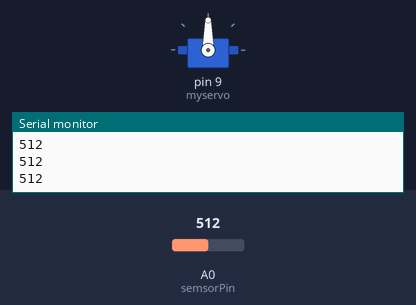
This sketch was run on a simulated Arduino Uno, built with avr-gcc and run on an emulated ATmega328P. Shown: servo, the last lines printed to the serial monitor. The test bench sets the inputs (shaded band); at power-on: A0 (semsorPin) = 512.

Above: at 1.2 s.
1.3 s: A0 (semsorPin) set to 683
2.8 s: A0 (semsorPin) set to 713
At 3.1 s:
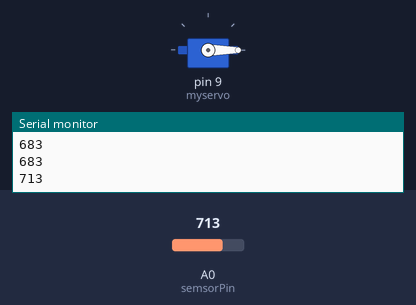
4.3 s: A0 (semsorPin) set to 290
At 5.9 s:
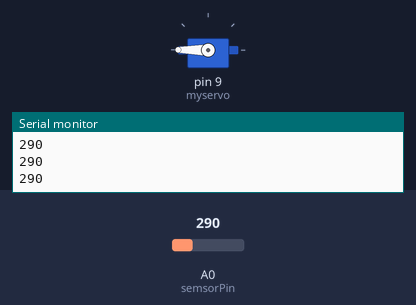
6.3 s: A0 (semsorPin) set to 311
At 7.2 s:
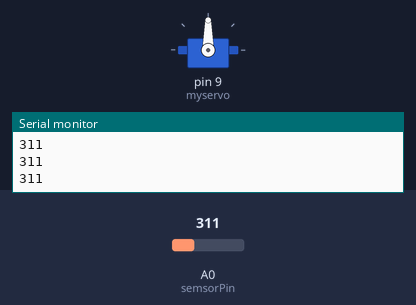
7.8 s: A0 (semsorPin) set to 122
At 8.5 s:
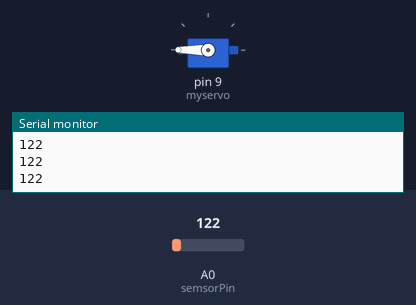
Timing chart, 0 to 10.3 s (numbered marks = the images above; inputs shaded):
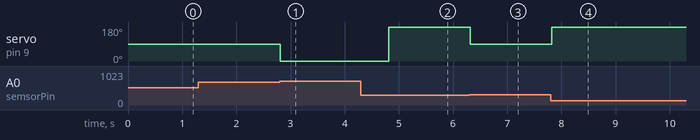

Measured:
- the behaviour switches between 700 and 701 on A0 (semsorPin) (found by bisection; images 0 and 1)
- the behaviour switches between 300 and 301 on A0 (semsorPin) (found by bisection; images 2 and 3)
- after the input at 2.8 s, servo on pin 9 (myservo): 90° → 0° at once
- after the input at 4.3 s, servo on pin 9 (myservo): 0° → 180° after 0.51 s
- after the input at 6.3 s, servo on pin 9 (myservo): 180° → 90° at once
- after the input at 7.8 s, servo on pin 9 (myservo): 90° → 180° at once

The sketch:

gs2016.ino
```cpp
#include <Servo.h>

Servo myservo;

int semsorPin = A0;
int val = 0;

void setup() {
  myservo.attach(9);
  Serial.begin(9600);
}

void loop() {
    val = analogRead(semsorPin);
    Serial.println(val);


    if(val > 700) {
      myservo.write(0);
      delay(1000);
      } else if(val >300) {
        myservo.write(90);
        delay(100);
      } else {
        myservo.write(180);
        delay(100);
  }

}
```
